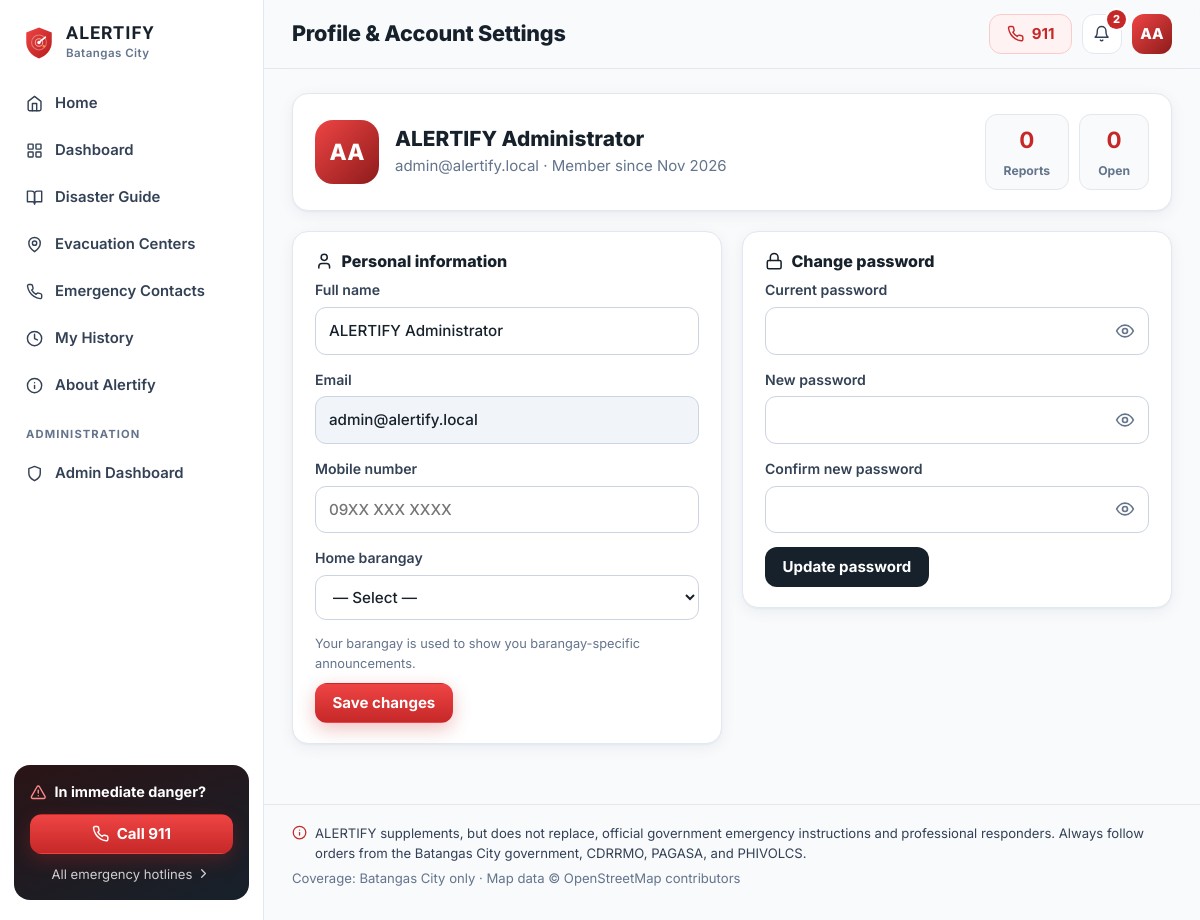
Screenshot of /profile (signed in) with the database file from the repository.
### models.py (models this page shows, shortened)
class User(UserMixin, db.Model):
    __tablename__ = "users"
    id = db.Column(db.Integer, primary_key=True)
    full_name = db.Column(db.String(120), nullable=False)
    email = db.Column(db.String(160), unique=True, nullable=False, index=True)
    phone = db.Column(db.String(30))
    barangay = db.Column(db.String(80))
    password_hash = db.Column(db.String(255), nullable=False)
    is_active_account = db.Column(db.Boolean, default=True, nullable=False)
    reset_token = db.Column(db.String(64), index=True)
    reset_expires = db.Column(db.DateTime)
    created_at = db.Column(db.DateTime, default=utcnow)
    last_login = db.Column(db.DateTime)
    reports = db.relationship("DisasterReport", back_populates="user", lazy="dynamic")
    admin_account = db.relationship("AdminAccount", back_populates="user", uselist=False,
                                    foreign_keys="AdminAccount.user_id",
                                    cascade="all, delete-orphan")
    @property
    def is_active(self):  # Flask-Login: blocks deactivated accounts
        return self.is_active_account
    @property
    def is_admin(self):
        return self.admin_account is not None and self.admin_account.active
    @property
    def initials(self):
        parts = [p for p in self.full_name.split() if p]
        return "".join(p[0] for p in parts[:2]).upper() or "U"

### app.py (the view, shortened to what this page needs)
@app.route("/profile", methods=["GET", "POST"])
@login_required
def profile():
    stats = {
        "total": current_user.reports.count(),
        "open": current_user.reports.filter(DisasterReport.status.in_(OPEN_STATUSES)).count(),
    }
    return render_template("profile.html", barangays=seed_data.BARANGAYS, stats=stats)

### app.py (called while the page is built, shortened)
@login_manager.user_loader
def load_user(uid):
    return db.session.get(User, int(uid))

def ph_time(dt, fmt="%b %d, %Y %I:%M %p"):
    return (dt + PH_OFFSET).strftime(fmt) if dt else "—"

def csrf_token():
    if "csrf" not in session:
        session["csrf"] = secrets.token_urlsafe(32)
    return session["csrf"]

@app.before_request
def csrf_protect():
    session.permanent = True

@app.after_request
def security_headers(resp):
    resp.headers.setdefault("X-Content-Type-Options", "nosniff")
    resp.headers.setdefault("X-Frame-Options", "SAMEORIGIN")
    resp.headers.setdefault("Referrer-Policy", "strict-origin-when-cross-origin")
    resp.headers.setdefault("Permissions-Policy", "geolocation=(self)")
    return resp

def visible_notifications(limit=None):
    now = utcnow()
    qry = Notification.query.filter(Notification.active.is_(True),
                                    or_(Notification.expires_at.is_(None), Notification.expires_at > now))
    if current_user.is_authenticated and current_user.barangay:
        qry = qry.filter(or_(Notification.barangay.is_(None), Notification.barangay == "",
                             Notification.barangay == current_user.barangay))
    qry = qry.order_by(Notification.created_at.desc())
    return qry.limit(limit).all() if limit else qry.all()

def unread_ids(notes):
    ids = [n.id for n in notes]
    if not ids:
        return set()
    if current_user.is_authenticated:
        read = {r.notification_id for r in NotificationRead.query.filter(
            NotificationRead.user_id == current_user.id, NotificationRead.notification_id.in_(ids))}
        return set(ids) - read
    seen = session.get("notif_seen", 0)
    return {n.id for n in notes if n.id > seen}

@app.context_processor
def inject_globals():
    notes = visible_notifications(limit=8)
    return {
        "categories": DisasterCategory.query.filter_by(active=True).order_by(DisasterCategory.sort_order).all(),
        "primary_contacts": EmergencyContact.query.filter_by(active=True, is_primary=True)
        .order_by(EmergencyContact.sort_order).all(),
        "nav_notifications": notes,
        "nav_unread": unread_ids(notes),
        "severity_labels": engine.SEVERITY_LABELS,
    }

### models.py (called while the page is built)
def utcnow():
    return datetime.now(timezone.utc).replace(tzinfo=None)

### templates/profile.html (shortened to what this page needs)
{% extends "app_layout.html" %}
{% import "_macros.html" as m with context %}
{% block page_title %}Profile &amp; Account Settings{% endblock %}
{% block content %}
<div class="profile-head card">
  <span class="avatar xl">{{ current_user.initials }}</span>
  <div>
    <h2>{{ current_user.full_name }}</h2>
    <p class="muted">{{ current_user.email }} · Member since {{ current_user.created_at|ph('%b %Y') }}</p>
  </div>
  <div class="profile-stats">
    <div><b>{{ stats.total }}</b><span>Reports</span></div>
    <div><b>{{ stats.open }}</b><span>Open</span></div>
  </div>
</div>
<div class="two-col">
  <form class="card form" method="post">
    <h3>{{ icon('user') }} Personal information</h3>
    <label class="field"><span>Full name</span><input name="full_name" value="{{ current_user.full_name }}" required maxlength="120"></label>
    <label class="field"><span>Email</span><input value="{{ current_user.email }}" disabled></label>
    <label class="field"><span>Mobile number</span><input name="phone" value="{{ current_user.phone or '' }}" placeholder="09XX XXX XXXX" maxlength="20"></label>
    <label class="field"><span>Home barangay</span>
      <select name="barangay"><option value="">— Select —</option>{% for b in barangays %}<option {{ 'selected' if current_user.barangay == b }}>{{ b }}</option>{% endfor %}</select>
    </label>
    <p class="tiny muted">Your barangay is used to show you barangay-specific announcements.</p>
    <button class="btn btn-red">Save changes</button>
  </form>
  <form class="card form" method="post">
    <h3>{{ icon('lock') }} Change password</h3>
    <label class="field"><span>Current password</span><input type="password" name="current" required autocomplete="current-password"></label>
    <label class="field"><span>New password</span><input type="password" name="password" required minlength="8" autocomplete="new-password"></label>
    <label class="field"><span>Confirm new password</span><input type="password" name="password2" required minlength="8" autocomplete="new-password"></label>
    <button class="btn btn-dark">Update password</button>
  </form>
</div>
{% endblock %}

### templates/app_layout.html (shortened to what this page needs)
{% extends "base.html" %}
{% import "_macros.html" as m with context %}
{% set nav = [
  ('index', 'home', 'Home'),
  ('dashboard', 'grid', 'Dashboard'),
  ('guide', 'book', 'Disaster Guide'),
  ('evacuation_centers', 'pin', 'Evacuation Centers'),
  ('contacts', 'phone', 'Emergency Contacts'),
  ('history', 'clock', 'My History'),
  ('about', 'info', 'About Alertify'),
] %}
{% block body_class %}app{% endblock %}
{% block body %}
<div class="shell">
  <aside class="sidebar" id="sidebar" aria-label="Main navigation">
    <a class="brand" href="{{ url_for('index') }}">
      <img src="{{ url_for('static', filename='img/logo.svg') }}" alt="" width="34" height="34">
      <span><b>ALERTIFY</b><small>Batangas City</small></span>
    </a>
    <nav class="side-nav">
      {% for ep, ic, label in nav %}
        <a href="{{ url_for(ep) }}" class="{{ 'active' if request.endpoint and (request.endpoint == ep or request.endpoint.startswith(ep + '_') or (ep == 'history' and request.endpoint == 'history_detail') or (ep == 'guide' and request.endpoint == 'guide_detail')) }}">
          {{ icon(ic) }}<span>{{ label }}</span>
        </a>
      {% endfor %}
      {% if current_user.is_authenticated and current_user.is_admin %}
        <div class="side-sep">Administration</div>
        <a href="{{ url_for('admin_overview') }}">{{ icon('shield') }}<span>Admin Dashboard</span></a>
      {% endif %}
    </nav>
    <div class="side-sos">
      <div class="side-sos-title">{{ icon('alert') }} In immediate danger?</div>
      <a class="btn btn-red btn-block" href="tel:911">{{ icon('phone') }} Call 911</a>
      <a class="side-sos-link" href="{{ url_for('contacts') }}">All emergency hotlines {{ icon('chevron') }}</a>
    </div>
  </aside>
  <div class="main-col">
    <header class="topbar">
      <div class="topbar-title">
        <h1>{% block page_title %}{% endblock %}</h1>
      </div>
      <div class="topbar-actions">
        <a class="btn btn-sos hide-sm" href="tel:911">{{ icon('phone') }} 911</a>
        <div class="dropdown">
          <button class="icon-btn" data-dropdown="notif-menu" aria-label="Notifications" aria-haspopup="true">
            {{ icon('bell') }}
            {% if nav_unread %}<span class="dot-count">{{ nav_unread|length }}</span>{% endif %}
          </button>
        </div>
        {% if current_user.is_authenticated %}
          <div class="dropdown">
            <button class="avatar" data-dropdown="user-menu" aria-label="Account menu" aria-haspopup="true">{{ current_user.initials }}</button>
          </div>
        {% else %}
          <a class="btn btn-ghost hide-sm" href="{{ url_for('login', next=request.path) }}">Log in</a>
          <a class="btn btn-dark" href="{{ url_for('register') }}">Sign up</a>
        {% endif %}
      </div>
    </header>
    <main id="main" class="content">
      {% block content %}{% endblock %}
    </main>
    <footer class="app-foot">
      <p>{{ icon('info') }} ALERTIFY supplements, but does not replace, official government emergency instructions and professional responders. Always follow orders from the Batangas City government, CDRRMO, PAGASA, and PHIVOLCS.</p>
      <p class="muted">Coverage: Batangas City only · Map data © OpenStreetMap contributors</p>
    </footer>
  </div>
</div>
{% endblock %}

### rows the page displays
User: initials "AA", full_name "ALERTIFY Administrator", email "admin@alertify.local", created_at|ph "Nov 2026"

### other values shown
{{ label }} "Home" "Dashboard" "Disaster Guide" "Evacuation Centers" "Emergency Contacts" "My History" "About Alertify"
{{ nav_unread|length }} "2"
{{ stats.total }} "0"
{{ stats.open }} "0"
